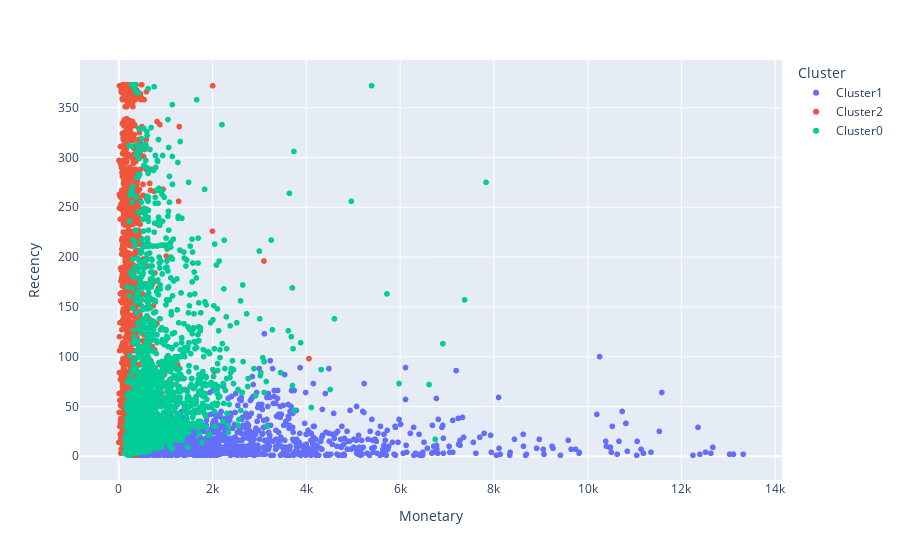

This figure's notebook cell:
### Code cell
# Recency V/s Monetary
fig = px.scatter(RFM_data,x = 'Monetary',y = 'Recency', color = 'Cluster')
fig.show()

### Figure 1 — Plotly figure (JSON) as saved in the notebook; plotly's stock layout.template omitted (floating-point values rounded to 4 significant figures; data arrays with more than 128 entries replaced by an {"elided": "..."} marker saying what was removed)
{"data": [{"hovertemplate": "Cluster=Cluster1<br>Monetary=%{x}<br>Recency=%{y}<extra></extra>", "legendgroup": "Cluster1", "marker": {"color": "#636efa", "symbol": "circle"}, "mode": "markers", "name": "Cluster1", "showlegend": true, "type": "scattergl", "x": {"elided": "992 float values"}, "xaxis": "x", "y": {"elided": "992 int values"}, "yaxis": "y"}, {"hovertemplate": "Cluster=Cluster2<br>Monetary=%{x}<br>Recency=%{y}<extra></extra>", "legendgroup": "Cluster2", "marker": {"color": "#EF553B", "symbol": "circle"}, "mode": "markers", "name": "Cluster2", "showlegend": true, "type": "scattergl", "x": {"elided": "1256 float values"}, "xaxis": "x", "y": {"elided": "1256 int values"}, "yaxis": "y"}, {"hovertemplate": "Cluster=Cluster0<br>Monetary=%{x}<br>Recency=%{y}<extra></extra>", "legendgroup": "Cluster0", "marker": {"color": "#00cc96", "symbol": "circle"}, "mode": "markers", "name": "Cluster0", "showlegend": true, "type": "scattergl", "x": {"elided": "1599 float values"}, "xaxis": "x", "y": {"elided": "1599 int values"}, "yaxis": "y"}], "layout": {"legend": {"title": {"text": "Cluster"}, "tracegroupgap": 0}, "margin": {"t": 60}, "xaxis": {"anchor": "y", "domain": [0, 1], "title": {"text": "Monetary"}}, "yaxis": {"anchor": "x", "domain": [0, 1], "title": {"text": "Recency"}}}}
